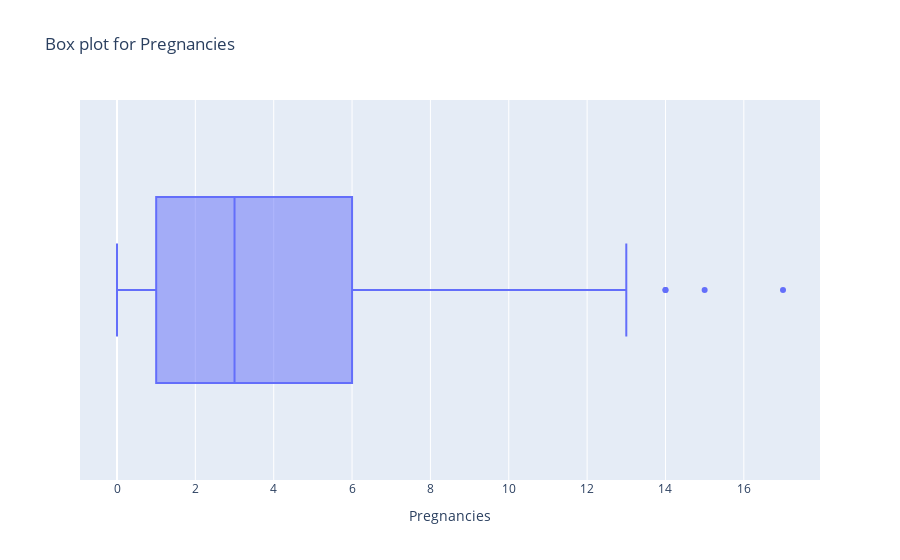

The notebook cell this image was saved under:
### Markdown cell above
#### 2.Pregnancies

### Code cell
make_box_plot(df,"Pregnancies")

### Figure 1 — Plotly figure (JSON) as saved in the notebook; plotly's stock layout.template omitted (floating-point values rounded to 4 significant figures; data arrays with more than 128 entries replaced by an {"elided": "..."} marker saying what was removed)
{"data": [{"alignmentgroup": "True", "boxpoints": "outliers", "hovertemplate": "Pregnancies=%{x}<extra></extra>", "legendgroup": "", "marker": {"color": "#636efa"}, "name": "", "notched": false, "offsetgroup": "", "orientation": "h", "showlegend": false, "type": "box", "x": {"elided": "768 int values"}, "x0": " ", "xaxis": "x", "y0": " ", "yaxis": "y"}], "layout": {"autosize": true, "boxmode": "group", "legend": {"tracegroupgap": 0}, "title": {"text": "Box plot for Pregnancies"}, "xaxis": {"anchor": "y", "autorange": true, "domain": [0, 1], "range": [-0.9444, 17.94], "showspikes": false, "title": {"text": "Pregnancies"}, "type": "linear"}, "yaxis": {"anchor": "x", "autorange": true, "domain": [0, 1], "range": [-0.5, 0.5], "showspikes": false, "type": "category"}}}
